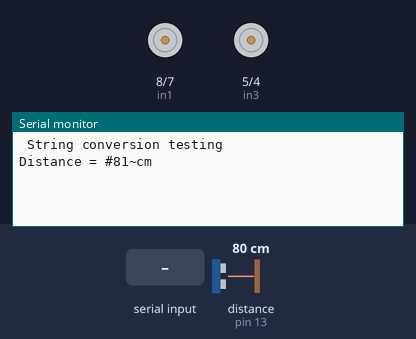
Bench run of a sketch on a simulated Arduino Uno, built with avr-gcc and run on an emulated ATmega328P. Shown: motor-driver pin pairs drawn as motors (green arrow = first pin HIGH = forward, orange = second pin HIGH = backward, longer = more drive, scaled by the enable pin), the last lines printed to the serial monitor. The inputs (shaded band) are chosen by the test bench; at power-on: distance to the obstacle (sensor on pin 13) 80 cm. The echo pulse lasts 58.3 µs per cm.

Above: at 1.2 s.
1.3 s: "90,45:" received over Serial
At 3.1 s:
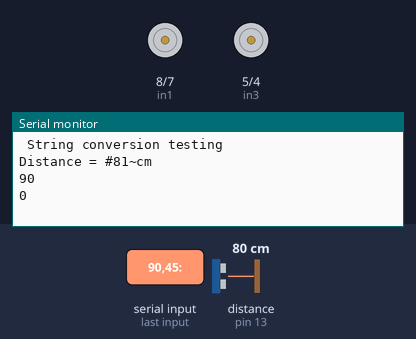
3.8 s: "30,150:" received over Serial
At 5.6 s:
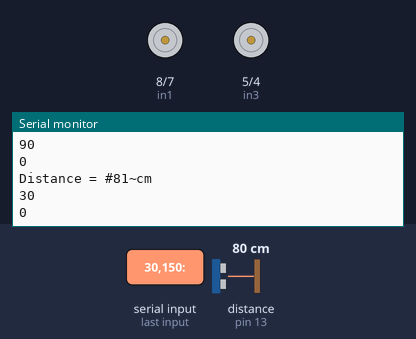
6.3 s: distance to the obstacle (sensor on pin 13) set to 4 cm
At 7.1 s:
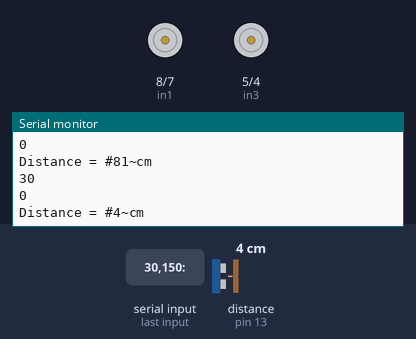
7.8 s: distance to the obstacle (sensor on pin 13) set to 2 cm
At 11.0 s:
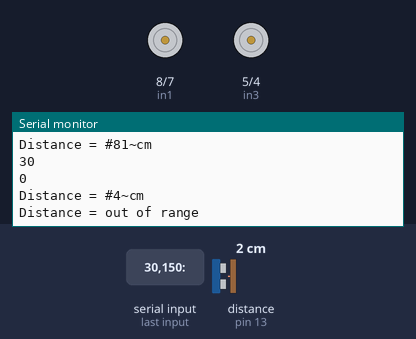
14.3 s: "5:" received over Serial
At 15.7 s:
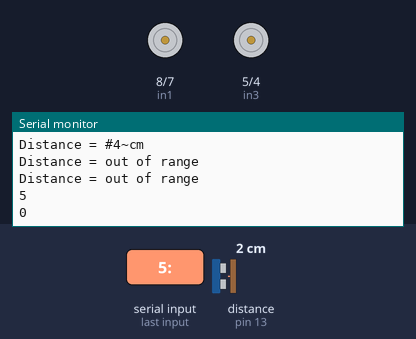
16.8 s: "90:" received over Serial
At 18.9 s:
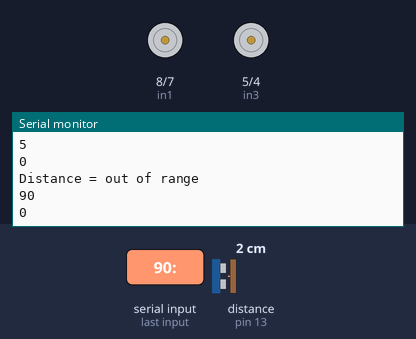
Timing chart, 0 to 20.3 s (numbered marks = the images above; inputs shaded):
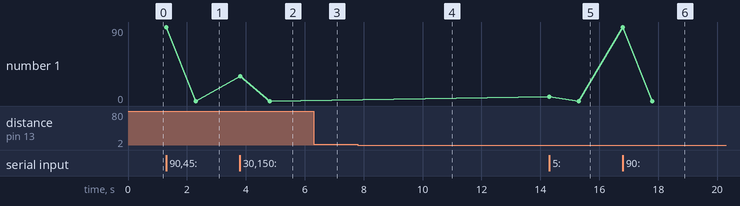

Measured:
- the behaviour switches between 3 and 2 cm on distance to the obstacle (sensor on pin 13) (found by bisection; images 3 and 4)
- after the input at 1.3 s, the serial monitor: prints a new line at once (image 1)
- after the input at 3.8 s, the serial monitor: prints a new line at once (image 2)
- after the input at 6.3 s, the serial monitor: prints a new line after 0.51 s (image 3)
- after the input at 7.8 s, the serial monitor: prints a new line after 2.0 s (image 4)
- after the input at 14.3 s, the serial monitor: prints a new line at once (image 5)
- after the input at 16.8 s, the serial monitor: prints a new line at once (image 6)

The sketch:

RC_car_final.ino
```cpp
#include "NewPing.h"
void check();
//motor a
int enA = 9;
int in1 = 8;
int in2 = 7;

//motor b
int in3 = 5;
int in4 = 4;
int enB = 3;
char data[32]; // Allocate some space for the string

#define trigPin 10
#define echoPin 13
#define max_distance 400
NewPing sonar(trigPin,echoPin,max_distance);
int duration, distance;

void setup() {
  // put your setup code here, to run once:
  Serial.begin(9600);
  pinMode(enA , OUTPUT);
  pinMode(in1, OUTPUT);
  pinMode(in2, OUTPUT);
  pinMode(in3, OUTPUT);
  pinMode(in4, OUTPUT);
  pinMode(enB, OUTPUT);
  Serial.println("\n String conversion testing");
}


void loop() {
distance = sonar.ping_cm();
Serial.print("Distance = ");
if(distance >= 400 || distance <=2)
{
  Serial.println("out of range");
}
else
{
  Serial.print ('#');
  Serial.print(distance);
  Serial.print ('~');
  delay (10);
  Serial.println("cm");

 }

for(int i=1; i<=3; i++) {
        String servo = Serial.readStringUntil(':');
        if(servo != ""){

            int direc = servo.toInt();
            Serial.println(direc);
            String pos = Serial.readStringUntil('.');
            int speeds = pos.toInt();
            Serial.println(speeds);

    void check();
     int s;
     s = map(speeds, 0, 100, 0, 255);
    if (direc >= 85 &&direc <=100 ){//odam

        digitalWrite(in1,LOW);
        digitalWrite(in2,HIGH);
        analogWrite(enA,s);
        digitalWrite(in3,LOW);
        digitalWrite(in4,HIGH);
        analogWrite(enB,s);

    }

      else if (direc >=260 && direc <=280){                          //reverse

        digitalWrite(in1,HIGH);
        digitalWrite(in2,LOW);
        analogWrite(enA,s);
        digitalWrite(in3,HIGH);
        digitalWrite(in4,LOW);
        analogWrite(enB,s);
      }

     else if (direc >=350 && direc <=360 | direc <=10 && direc >=0){ // RIGHT

        digitalWrite(in1,HIGH);
        digitalWrite(in2,LOW);
        analogWrite(enA,s);
        digitalWrite(in3,LOW);
        digitalWrite(in4,HIGH);
        analogWrite(enB,s);
     }

      else if (direc >=170 && direc <=190){                            // LEFT

        digitalWrite(in1,LOW);
        digitalWrite(in2,HIGH);
        analogWrite(enA,s);
        digitalWrite(in3,HIGH);
        digitalWrite(in4,LOW);
        analogWrite(enB,s);
      }

      else if (direc >=120 && direc <=150){                   //FORWARD LEFT

        digitalWrite(in1,LOW);
        digitalWrite(in2,HIGH);
        analogWrite(enA,s);
        digitalWrite(in3,LOW);
        digitalWrite(in4,LOW);
        analogWrite(enB,s);
      }

      else if (direc >=30 && direc <=60){                       // FORWARD RIGHT

        digitalWrite(in1,LOW);
        digitalWrite(in2,LOW);
        analogWrite(enA,s);
        digitalWrite(in3,LOW);
        digitalWrite(in4,HIGH);
        analogWrite(enB,s);
      }

     else if (direc >=210 && direc <=259){                      // BACKWARD LEFT

        digitalWrite(in1,HIGH);
        digitalWrite(in2,LOW);
        analogWrite(enA,s);
        digitalWrite(in3,LOW);
        digitalWrite(in4,LOW);
        analogWrite(enB,s);
     }

     else if (direc >=300 && direc <=340){                     // BACKWARD RIGHT

        digitalWrite(in1,LOW);
        digitalWrite(in2,LOW);
        analogWrite(enA,s);
        digitalWrite(in3,HIGH);
        digitalWrite(in4,LOW);
        analogWrite(enB,s);
     }


      else{                                                   //If bluetooth module receives any value not listed above, both motors turn off
        digitalWrite(in1,LOW);
        digitalWrite(in2,LOW);
        analogWrite(enA,0);
        digitalWrite(in3,LOW);
        digitalWrite(in4,LOW);
        analogWrite(enB,0);
      }

  }
}
}

void Check()
{
  if(distance <= 10)
  {
        digitalWrite(in1,LOW);
        digitalWrite(in2,LOW);
        analogWrite(enA,0);
        digitalWrite(in3,LOW);
        digitalWrite(in4,LOW);
        analogWrite(enB,0);
        delay (1000);
  }
}
```
